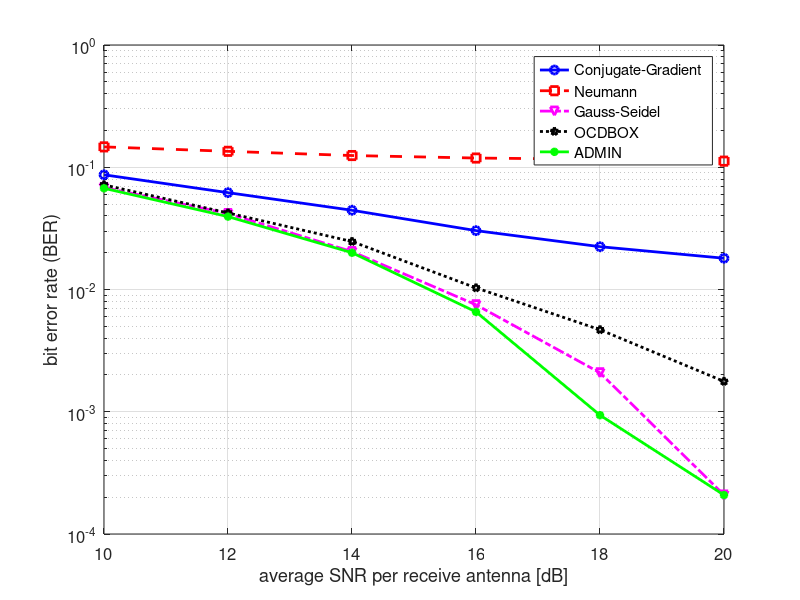

MATLAB code to generate this figure:
function massiveMIMOdetectors(varargin)

% -- set up default/custom parameters

if isempty(varargin)
    
    disp('using default simulation settings and parameters...')
    
    % set default simulation parameters
    par.suffix = 'exp'; % simulation name suffix: 'exp' experimental
    par.runId = 0; % simulation ID (used to reproduce results)
    par.MR = 64; % receive antennas
    par.MT = 16; % user terminals (set not larger than MR!)
    par.mod = '64QAM'; % modulation type: 'BPSK','QPSK','16QAM','64QAM'
    par.simName = ['ERR_' num2str(par.MR) 'x' num2str(par.MT) '_' par.mod '_' par.suffix] ;  % simulation name (used for saving results)
    par.trials = 100; % number of Monte-Carlo trials (transmissions)
    par.SNRdB_list = 10:2:20; % list of SNR [dB] values to be simulated
    par.detector = {'Conjugate-Gradient','Neumann','Gauss-Seidel','OCDBOX','ADMIN'}; % define detector(s) to be simulated
    % algorithm specific
    par.alg.maxiter = 3;
else
    
    disp('use custom simulation settings and parameters...')
    par = varargin{1}; % only argument is par structure
    
end

% -- initialization

% use runId random seed (enables reproducibility)
%   rng(par.runId);

% set up Gray-mapped constellation alphabet (according to IEEE 802.11)
switch (par.mod)
    case 'BPSK'
        par.symbols = [ -1 1 ];
    case 'QPSK'
        par.symbols = [ -1-1i,-1+1i, ...
            +1-1i,+1+1i ];
    case '16QAM'
        par.symbols = [ -3-3i,-3-1i,-3+3i,-3+1i, ...
            -1-3i,-1-1i,-1+3i,-1+1i, ...
            +3-3i,+3-1i,+3+3i,+3+1i, ...
            +1-3i,+1-1i,+1+3i,+1+1i ];
    case '64QAM'
        par.symbols = [ -7-7i,-7-5i,-7-1i,-7-3i,-7+7i,-7+5i,-7+1i,-7+3i, ...
            -5-7i,-5-5i,-5-1i,-5-3i,-5+7i,-5+5i,-5+1i,-5+3i, ...
            -1-7i,-1-5i,-1-1i,-1-3i,-1+7i,-1+5i,-1+1i,-1+3i, ...
            -3-7i,-3-5i,-3-1i,-3-3i,-3+7i,-3+5i,-3+1i,-3+3i, ...
            +7-7i,+7-5i,+7-1i,+7-3i,+7+7i,+7+5i,+7+1i,+7+3i, ...
            +5-7i,+5-5i,+5-1i,+5-3i,+5+7i,+5+5i,+5+1i,+5+3i, ...
            +1-7i,+1-5i,+1-1i,+1-3i,+1+7i,+1+5i,+1+1i,+1+3i, ...
            +3-7i,+3-5i,+3-1i,+3-3i,+3+7i,+3+5i,+3+1i,+3+3i ];
        
end

% extract average symbol energy
par.Es = mean(abs(par.symbols).^2);

% precompute bit labels
par.Q = log2(length(par.symbols)); % number of bits per symbol
par.bits = de2bi(0:length(par.symbols)-1,par.Q,'left-msb');

% track simulation time
time_elapsed = 0;

% -- start simulation

% initialize result arrays (detector x SNR)
res.VER = zeros(length(par.detector),length(par.SNRdB_list)); % vector error rate
res.SER = zeros(length(par.detector),length(par.SNRdB_list)); % symbol error rate
res.BER = zeros(length(par.detector),length(par.SNRdB_list)); % bit error rate

% generate random bit stream (antenna x bit x trial)
bits = randi([0 1],par.MT,par.Q,par.trials);

% trials loop
tic
for t=1:par.trials
    
    % generate transmit symbol
    idx = bi2de(bits(:,:,t),'left-msb')+1;
    s = par.symbols(idx).';
    
    % generate iid Gaussian channel matrix & noise vector
    n = sqrt(0.5)*(randn(par.MR,1)+1i*randn(par.MR,1));
    H = sqrt(0.5)*(randn(par.MR,par.MT)+1i*randn(par.MR,par.MT));
    
    % transmit over noiseless channel (will be used later)
    x = H*s;
    
    % SNR loop
    for k=1:length(par.SNRdB_list)
        % Current SNR point in dBs
        SNR_dB = par.SNRdB_list(k);
        % Linear SNR
        SNR_lin = 10.^(SNR_dB./10);
        
        % Variance of complex noise per receive antenna
        N0 = par.Es*par.MT/SNR_lin;
        
        % transmit data over noisy channel
        y = x+sqrt(N0)*n;
        
        % algorithm loop
        for d=1:length(par.detector)
            switch (par.detector{d}) % select algorithms
                case 'MF' % Matched Filter
                    [idxhat,bithat] = MF(par,H,y,N0);
                case 'MMSE' % MMSE detector
                    [idxhat,bithat] = MMSE(par,H,y,N0);
                case 'SIMO' % SIMO lower bound
                    [idxhat,bithat] = SIMO(par,H,y,N0,s);
                case 'ADMIN' % ADMM-based Infinity Norm detector
                    [idxhat,bithat] = ADMIN(par,H,y,N0);
                case 'OCDBOX' % co-ordinate descent (optimized) detector
                    [idxhat,bithat] = OCDBOX(par,H,y);
                case 'Neumann' % coordinate descent
                    [idxhat,bithat] = Neumann(par,H,y,N0);
                case 'Gauss-Seidel' % Gauss-Seidel detector
                    [idxhat,bithat] = Gauss_Seidel(par,H,y,N0);
                case 'Conjugate-Gradient' % conjugate gradient detector
                    [idxhat,bithat] = CG(par,H,y,N0);
                otherwise
                    error('par.detector type not defined.')
            end
            
            % -- compute error metrics
            err = (idx~=idxhat);
            res.VER(d,k) = res.VER(d,k) + any(err);
            res.SER(d,k) = res.SER(d,k) + sum(err)/par.MT;
            res.BER(d,k) = res.BER(d,k) + sum(sum(bits(:,:,t)~=bithat))/(par.MT*par.Q);
            
        end % algorithm loop
        
    end % SNR loop
    
    % keep track of simulation time
    if toc>10
        time=toc;
        time_elapsed = time_elapsed + time;
        fprintf('estimated remaining simulation time: %3.0f min.\n',time_elapsed*(par.trials/t-1)/60);
        tic
    end
    
end % trials loop

% normalize resultsSIMO
res.VER = res.VER/par.trials;
res.SER = res.SER/par.trials;
res.BER = res.BER/par.trials;
res.time_elapsed = time_elapsed;

% -- save final results (par and res structure)

%   save([ par.simName '_' num2str(par.runId) ],'par','res');

% -- show results (generates fairly nice Matlab plot)

marker_style = {'bo-','rs--','mv-.','kp:','g*-','c>--','yx:'};
figure(1)
for d=1:length(par.detector)
    if d==1
        semilogy(par.SNRdB_list,res.BER(d,:),marker_style{d},'LineWidth',2)
        hold on
    else
        semilogy(par.SNRdB_list,res.BER(d,:),marker_style{d},'LineWidth',2)
    end
end
hold off
grid on
xlabel('average SNR per receive antenna [dB]','FontSize',12)
ylabel('bit error rate (BER)','FontSize',12)
axis([min(par.SNRdB_list) max(par.SNRdB_list) 1e-4 1])
legend(par.detector,'FontSize',12)
set(gca,'FontSize',12)

end

% -- set of detector functions

%% Matched filter

function [idxhat,bithat] = MF(par,H,y)

xhat = H' * y / norm(H(:));
[~,idxhat] = min(abs(xhat*ones(1,length(par.symbols))-ones(par.MT,1)*par.symbols).^2,[],2);
bithat = par.bits(idxhat,:);
end

%% MMSE detector (MMSE)
function [idxhat,bithat] = MMSE(par,H,y,N0)
xhat = (H'*H+(N0/par.Es)*eye(par.MT))\(H'*y);
[~,idxhat] = min(abs(xhat*ones(1,length(par.symbols))-ones(par.MT,1)*par.symbols).^2,[],2);
bithat = par.bits(idxhat,:);
end

%% SIMO bound
function [idxhat,bithat] = SIMO(par,H,y,s)
z = y-H*s;
xhat = zeros(par.MT,1);
for m=1:par.MT
    hm = H(:,m);
    yhat = z+hm*s(m,1);
    xhat(m,1) = hm'*yhat/norm(hm,2)^2;
end
[~,idxhat] = min(abs(xhat*ones(1,length(par.symbols))-ones(par.MT,1)*par.symbols).^2,[],2);
bithat = par.bits(idxhat,:);
end


%% Neumann-Series Approximation based massive MIMO detection

function [idxhat,bithat] = Neumann(par,H,y,N0)
A = H'*H+(N0/par.Es)*eye(par.MT);
MF = H'*y;

D = diag(diag(A));
E = triu(A,1)+tril(A,-1);
Ainv = 0;
for i = 0:par.alg.maxiter
    Ainv = Ainv+((-inv(D)*E)^i)*inv(D);
end

xhat = Ainv*MF;
[~,idxhat] = min(abs(xhat*ones(1,length(par.symbols))-ones(par.MT,1)*par.symbols).^2,[],2);
bithat = par.bits(idxhat,:);
end

%% Gauss-Seidel massive MIMO detection

function [idxhat,bithat] = Gauss_Seidel(par,H,y,N0)
A = H'*H+(N0/par.Es)*eye(par.MT);
MF = H'*y;

D = diag(diag(A));
E = -triu(A,1);
F = -tril(A,-1);

xhat = diag(inv(D));% inv(D)*MF;  %%% Check Gauss Seidel detection paper
for i = 0:par.alg.maxiter
    xhat = inv(D-E)*(F*xhat+MF);
end

[~,idxhat] = min(abs(xhat*ones(1,length(par.symbols))-ones(par.MT,1)*par.symbols).^2,[],2);
bithat = par.bits(idxhat,:);
end



%% Conjugate Gradient massive MIMO detection

function [idxhat,bithat] = CG(par,H,y,N0)
A = H'*H+(N0/par.Es)*eye(par.MT);
MF = H'*y;

r = MF;
p = r;
v = zeros(par.MT,1);

for k = 1:par.alg.maxiter
    e = A*p;
    alpha  = norm(r)^2/(p'*e);
    v = v+alpha*p;
    new_r = r-alpha*e;
    beta = norm(new_r)^2/norm(r)^2;
    p = new_r+beta*p;
    r = new_r;
end

xhat = v;

[~,idxhat] = min(abs(xhat*ones(1,length(par.symbols))-ones(par.MT,1)*par.symbols).^2,[],2);
bithat = par.bits(idxhat,:);

end


%% ADMM-based infinity norm (ADMIN) detector
function [idxhat,bithat] = ADMIN(par,H,y,N0)

% -- preprocessing
% by setting beta to N0/par.Es we get the MMSE estimator in the first iteration
% this is pretty neat as this is a very good detector already
beta = N0/par.Es;%*3; % tweaking this one by 3 improved performance significantly
A = H'*H + beta*eye(par.MT);
L = chol(A,'lower');
yMF = H'*y;

% -- initialization
gamma = (1+sqrt(5))/2;%*2; %% tweaked with 2 to improve performance
alpha = max(real(par.symbols)); % symbol box
zhat = zeros(par.MT,1);
lambda = zeros(par.MT,1);

% -- ADMM loop
for iter=1:par.alg.maxiter
    xhat = (L')\(L\(yMF+beta*(zhat-lambda))); % step 1
    zhat = projinf(par,xhat+lambda,alpha); % step 2
    lambda = lambda-real(gamma*(zhat-xhat)); % step 3
    lambda = real(lambda);
end

% -- hard output detection
[~,idxhat] = min(abs(zhat*ones(1,length(par.symbols))-ones(par.MT,1)*par.symbols).^2,[],2);
bithat = par.bits(idxhat,:);

end




%% Optimized Coordinate Descent (OCD) BOX version
function [idxhat,bithat] = OCDBOX(par,H,y)

% -- initialization
[row, col] = size(H);
alpha = 0; % no regularization for BOX detector
beta = max(real(par.symbols));

% -- preprocessing
dinv = zeros(col,1);
p = zeros(col,1);
for uu=1:col
    normH2 = norm(H(:,uu),2)^2;
    dinv(uu,1) = 1/(normH2+alpha);
    p(uu,1) = dinv(uu)*normH2;
end

r = y;
zold = zeros(col,1);
znew = zeros(col,1);
deltaz = zeros(col,1);

% -- OCD loop
for iters=1:par.alg.maxiter
    for uu=1:col
        tmp = dinv(uu)*(H(:,uu)'*r)+p(uu)*zold(uu);
        znew(uu) = projinf(par,tmp,beta);
        deltaz(uu) = znew(uu)-zold(uu);
        r = r - H(:,uu)*deltaz(uu);
        zold(uu) = znew(uu);
    end
end

[~,idxhat] = min(abs(znew*ones(1,length(par.symbols))-ones(par.MT,1)*par.symbols).^2,[],2);
bithat = par.bits(idxhat,:);

end


% project onto alpha infinity-tilde-norm ball
function sproj = projinf(par,s,alpha)
switch par.mod
    case 'BPSK'
        v = real(s);
        sproj = min(abs(v),alpha).*v;
    otherwise
        sr = real(s);
        idxr = abs(sr)>alpha;
        sr(idxr) = sign(sr(idxr))*alpha;
        si = imag(s);
        idxi = abs(si)>alpha;
        si(idxi) = sign(si(idxi))*alpha;
        sproj = sr +1i*si;
end
end



